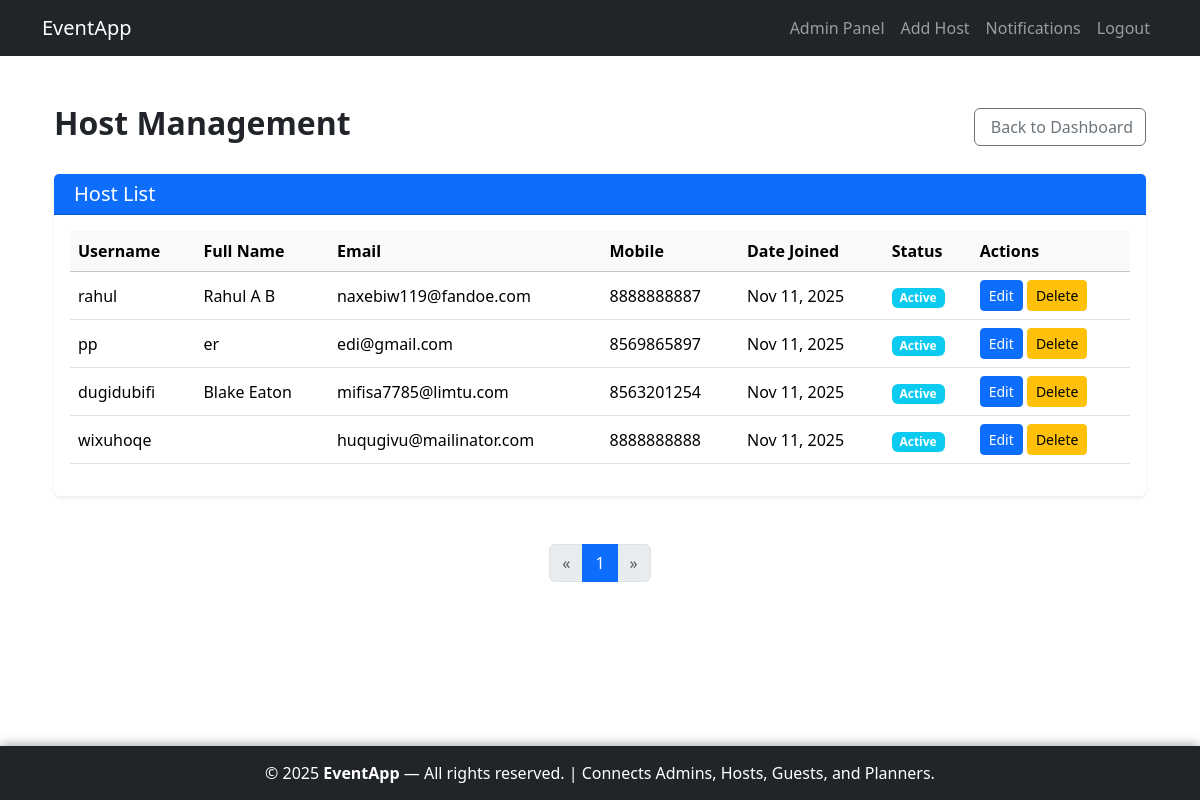
The app's page /adminpanel/users/host/ (signed in) with its own data.
### accounts/models.py (models this page shows, shortened)
class CustomUser(AbstractUser):
    ROLE_CHOICES = [
        ('planner', 'Planner'),
        ('guest', 'Guest'),
        ('host', 'Host'),
    ]
    role = models.CharField(
        max_length=10, choices=ROLE_CHOICES, blank=True, null=True,
        help_text="User role (None for superusers/admins)"
    )
    full_name = models.CharField(max_length=255, blank=True)
    email = models.EmailField(unique=True, blank=False)  # Enforced required in forms
    mobile_number = models.CharField(max_length=10, blank=True)
    address = models.TextField(blank=True)
    profile_picture = models.ImageField(upload_to='profiles/', blank=True, null=True)
    is_approved = models.BooleanField(default=False, help_text="For planners/guests only")

### adminpanel/views.py (the view)
# urls.py: path('users/<str:role>/', views.UserListView.as_view(), name='user_list'),
class UserListView(LoginRequiredMixin, AdminRequiredMixin, ListView):
    model = CustomUser
    template_name = 'adminpanel/user_list.html'
    context_object_name = 'users'
    paginate_by = None  # disable Django's built-in paginator
    def get_queryset(self):
        role = self.kwargs.get('role')
        if role in ['host', 'guest', 'planner']:
            return CustomUser.objects.filter(role=role).order_by('-date_joined')
        raise ValueError('Invalid role')
    def get_context_data(self, **kwargs):
        context = super().get_context_data(**kwargs)
        queryset = self.get_queryset()
        page_obj, users_page = paginate_queryset(self.request, queryset)
        context['users'] = users_page
        context['page_obj'] = page_obj
        context['role'] = self.kwargs.get('role', '').title()
        return context

### adminpanel/views.py (called while the page is built)
    def test_func(self):
        return self.request.user.is_superuser

### utils/pagination.py (called while the page is built)
def paginate_queryset(request, queryset):
    paginator = Paginator(queryset, DEFAULT_PER_PAGE)
    page_number = request.GET.get('page')
    try:
        page_obj = paginator.page(page_number)
    except PageNotAnInteger:
        page_obj = paginator.page(1)
    except EmptyPage:
        page_obj = paginator.page(paginator.num_pages)
    return page_obj, page_obj.object_list

### adminpanel/templates/adminpanel/user_list.html (shortened to what this page needs)
{% extends 'accounts/base.html' %}
{% block content %}
<div class="container py-4">
    <div class="d-flex justify-content-between align-items-center mb-4">
        <h2 class="fw-bold">{{ role }} Management</h2>
        <a href="{% url 'adminpanel:dashboard' %}" class="btn btn-outline-secondary">
             Back to Dashboard
        </a>
    </div>
    <div class="card shadow-sm border-0">
        <div class="card-header bg-primary text-white">
            <h5 class="mb-0">
                 {{ role }} List
            </h5>
        </div>
        <div class="card-body">
            <div class="table-responsive">
                <table class="table table-hover align-middle">
                    <thead class="table-light">
                        <tr>
                            <th>Username</th>
                            <th>Full Name</th>
                            <th>Email</th>
                            <th>Mobile</th>
                            <th>Date Joined</th>
                            <th>Status</th>
                            <th>Actions</th>
                        </tr>
                    </thead>
                    <tbody>
                        {% for user in users %}
                        <tr>
                            <td>{{ user.username }}</td>
                            <td>{{ user.full_name }}</td>
                            <td>{{ user.email }}</td>
                            <td>{{ user.mobile_number }}</td>
                            <td>{{ user.date_joined|date:"M d, Y" }}</td>
                            <td>
                                {% if user.role == 'planner' or user.role == 'guest' %}
                                    {% if user.is_approved %}
                                        <span class="badge bg-success">Approved</span>
                                    {% else %}
                                        <span class="badge bg-warning text-dark">Pending</span>
                                    {% endif %}
                                {% else %}
                                    <span class="badge bg-info">Active</span>
                                {% endif %}
                            </td>
                            <td class="text-nowrap">
                                <a href="{% url 'adminpanel:user_edit' user.pk %}"
                                   class="btn btn-primary btn-sm">
                                    Edit
                                </a>
                                <a href="{% url 'adminpanel:user_delete' user.pk %}"
                                   class="btn btn-warning btn-sm"
                                   onclick="return confirm('Are you sure?')">
                                    Delete
                                </a>
                            </td>
                        </tr>
                        {% empty %}
                        <tr>
                            <td colspan="7" class="text-center text-muted py-3">
                                No {{ role|lower }} found.
                            </td>
                        </tr>
                        {% endfor %}
                    </tbody>
                </table>
            </div>
        </div>
    </div>
</div>
{% include 'partials/pagination.html' %}
{% endblock %}

### accounts/templates/accounts/base.html (style rules this page uses)
html, body { height: 100%; margin: 0; }
body { display: flex; flex-direction: column; min-height: 100vh; }

### records on screen
CustomUser: username "rahul", full_name "Rahul A B", email "naxebiw119@fandoe.com", mobile_number "8888888887", date_joined "Nov 11, 2025", role "Active"
CustomUser: username "pp", full_name "er", email "edi@gmail.com", mobile_number "8569865897", date_joined "Nov 11, 2025", role "Active"
CustomUser: username "dugidubifi", full_name "Blake Eaton", email "mifisa7785@limtu.com", mobile_number "8563201254", date_joined "Nov 11, 2025", role "Active"
CustomUser: username "wixuhoqe", email "huqugivu@mailinator.com", mobile_number "8888888888", date_joined "Nov 11, 2025", role "Active"

### other values on screen
{{ role }} "Host"
{{ num }} "1"
